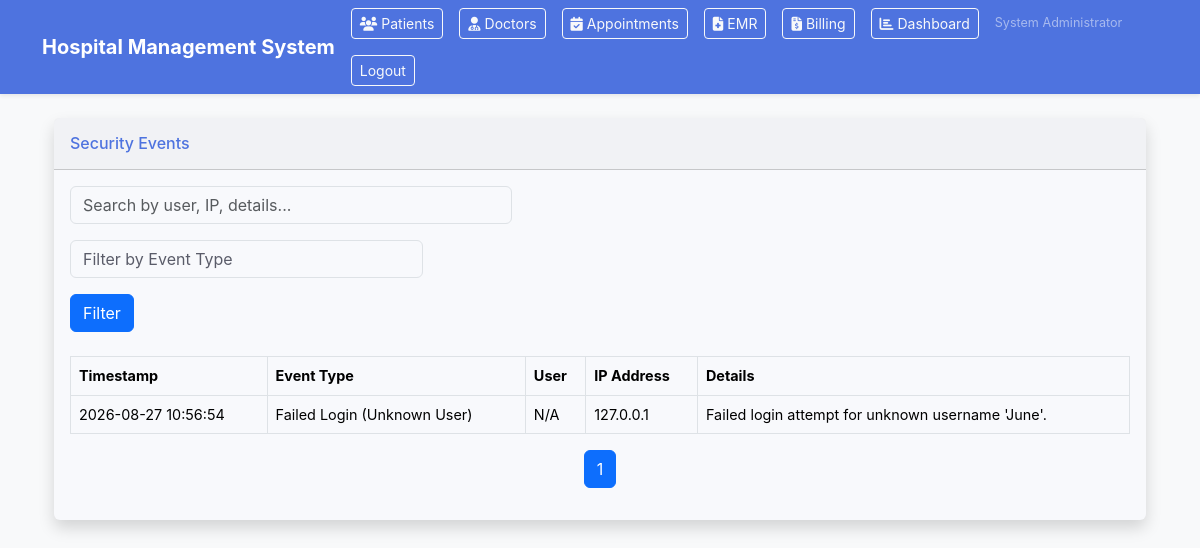
The app's page /security_audit/security_events (signed in) with its own data.
### Hospital-Management-System/models.py (models this page shows, shortened)
class User(db.Model, UserMixin):
    __tablename__ = "users"
    id = db.Column(db.Integer, primary_key=True)
    username = db.Column(db.String(80), unique=True, nullable=False)
    password_hash = db.Column(db.String(255), nullable=False)
    role = db.Column(db.String(50), nullable=False)
    full_name = db.Column(db.String(120), nullable=False, default="")
    failed_login_attempts = db.Column(db.Integer, default=0, nullable=False)
    is_locked = db.Column(db.Boolean, default=False, nullable=False)
    last_password_change = db.Column(db.DateTime, default=datetime.utcnow, nullable=False)
    patient = db.relationship("Patient", backref="user", uselist=False, cascade="all, delete-orphan")
    doctor = db.relationship("Doctor", backref="user", uselist=False, cascade="all, delete-orphan")
    nurse = db.relationship("Nurse", backref="user", uselist=False, cascade="all, delete-orphan")
    employee = db.relationship("Employee", backref=db.backref("user", uselist=False))

class SecurityEvent(db.Model):
    __tablename__ = "security_events"
    id = db.Column(db.Integer, primary_key=True)
    user_id = db.Column(db.Integer, db.ForeignKey("users.id"), nullable=True)
    event_type = db.Column(db.String(150), nullable=False)
    ip_address = db.Column(db.String(80), nullable=True)
    details = db.Column(db.Text, nullable=True)
    timestamp = db.Column(db.DateTime, default=datetime.utcnow, nullable=False)

### Hospital-Management-System/routes/security_audit.py (the view, shortened to what this page needs)
@security_audit_bp.route("/security_events")
@login_required
@role_required("Admin")
def list_security_events():
    page = request.args.get("page", 1, type=int)
    search = request.args.get("search", "").strip()
    event_type = request.args.get("event_type", "").strip()
    query = SecurityEvent.query.join(User, isouter=True)
    if event_type:
        query = query.filter(SecurityEvent.event_type == event_type)
    pagination = query.order_by(SecurityEvent.timestamp.desc()).paginate(page=page, per_page=20, error_out=False)
    event_types = db.session.query(SecurityEvent.event_type).distinct().all()
    return render_template(
        "security_events.html",
        title="Security Events",
        events=pagination.items,
        pagination=pagination,
        search=search,
        event_type=event_type,
        event_types=[e[0] for e in event_types]
    )

### Hospital-Management-System/app.py (called while the page is built)
@login_manager.user_loader
def load_user(user_id: str):
    return get_user_by_id(int(user_id))

@app.before_request
def protect_pages():
    if request.endpoint in {None, "static"}:
        return None
    if request.endpoint in {"auth.login", "auth.logout", "auth.register"}:
        return None
    if current_user.is_authenticated:
        return None
    flash("Please log in to continue.", "warning")
    return redirect(url_for("auth.login"))

@app.context_processor
def inject_settings():
    if 'settings' not in g:
        try:
            if db.inspect(db.engine).has_table('system_settings'):
                g.settings = {s.key: s.value for s in SystemSetting.query.all()}
            else:
                g.settings = {}
        except Exception:
            g.settings = {}
    return dict(settings=g.settings)

### Hospital-Management-System/models.py (called while the page is built)
def get_user_by_id(user_id: int) -> Optional[User]:
    if current_app:
        return User.query.get(user_id)
    from app import app as flask_app
    with flask_app.app_context():
        return User.query.get(user_id)

### Hospital-Management-System/routes/auth.py (called while the page is built)
def role_required(*allowed_roles):
    def decorator(view):
        @wraps(view)
        def wrapped(*args, **kwargs):
            if not current_user.is_authenticated:
                flash("Please log in to continue.", "warning")
                return redirect(url_for("auth.login"))
            if current_user.role not in allowed_roles:
                flash("You do not have permission to view this page.", "danger")
                return redirect(url_for("auth.dashboard"))
            return view(*args, **kwargs)
        return wrapped
    return decorator

### Hospital-Management-System/routes/security_events.html (shortened to what this page needs)
{% extends "base.html" %}
{% block content %}
<div class="container-fluid">
    <div class="card shadow mb-4">
        <div class="card-header py-3 d-flex justify-content-between align-items-center">
            <h6 class="m-0 font-weight-bold text-primary">{{ title }}</h6>
        </div>
        <div class="card-body">
            <form method="get" action="{{ url_for('security_audit.list_security_events') }}" class="mb-4">
                <div class="form-row">
                    <div class="col-md-5 mb-3">
                        <input type="text" name="search" class="form-control" placeholder="Search by user, IP, details..." value="{{ search or '' }}">
                    </div>
                    <div class="col-md-4 mb-3">
                        <select name="event_type" class="form-control">
                            <option value="">Filter by Event Type</option>
                        </select>
                    </div>
                    <div class="col-md-3 mb-3">
                        <button type="submit" class="btn btn-primary btn-block">Filter</button>
                    </div>
                </div>
            </form>
            <div class="table-responsive">
                <table class="table table-bordered" id="dataTable" width="100%" cellspacing="0">
                    <thead>
                        <tr>
                            <th>Timestamp</th>
                            <th>Event Type</th>
                            <th>User</th>
                            <th>IP Address</th>
                            <th>Details</th>
                        </tr>
                    </thead>
                    <tbody>
                        {% for event in events %}
                        <tr>
                            <td>{{ event.timestamp.strftime('%Y-%m-%d %H:%M:%S') }}</td>
                            <td>{{ event.event_type }}</td>
                            <td>{{ event.user.username if event.user else 'N/A' }}</td>
                            <td>{{ event.ip_address or 'N/A' }}</td>
                            <td>{{ event.details | truncate(100) or 'N/A' }}</td>
                        </tr>
                        {% else %}
                        <tr>
                            <td colspan="5" class="text-center">No security events found.</td>
                        </tr>
                        {% endfor %}
                    </tbody>
                </table>
            </div>
            <nav aria-label="Page navigation">
                <ul class="pagination justify-content-center">
                    {% for p in pagination.iter_pages() %}
                        {% if p %}
                            <li class="page-item {% if p == pagination.page %}active{% endif %}"><a class="page-link" href="{{ url_for('security_audit.list_security_events', page=p, search=search, event_type=event_type) }}">{{ p }}</a></li>
                        {% else %}
                            <li class="page-item disabled"><a class="page-link" href="#">...</a></li>
                        {% endif %}
                    {% endfor %}
                </ul>
            </nav>
        </div>
    </div>
</div>
{% endblock %}

### Hospital-Management-System/templates/base.html (shortened to what this page needs)
<!doctype html>
<html lang="en">
<head>
    <link href="https://cdn.jsdelivr.net/npm/bootstrap@5.3.3/dist/css/bootstrap.min.css" rel="stylesheet">
    <link rel="stylesheet" href="https://cdnjs.cloudflare.com/ajax/libs/font-awesome/6.5.2/css/all.min.css">
    <link rel="stylesheet" href="{{ url_for('static', filename='css/style.css') }}">
</head>
<body class="bg-light">
    <nav class="navbar navbar-expand-lg navbar-dark bg-primary shadow-sm">
        <div class="container">
            <a class="navbar-brand fw-bold" href="{{ url_for('auth.dashboard') if current_user.is_authenticated else url_for('auth.login') }}">Hospital Management System</a>
            {% if current_user.is_authenticated %}
                <div class="d-flex align-items-center gap-3 flex-wrap">
                    <a class="btn btn-outline-light btn-sm" href="{{ url_for('patients.patients_index') }}"><i class="fas fa-users me-1"></i>Patients</a>
                    <a class="btn btn-outline-light btn-sm" href="{{ url_for('doctors.doctors_index') }}"><i class="fas fa-user-md me-1"></i>Doctors</a>
                    <a class="btn btn-outline-light btn-sm" href="{{ url_for('appointments.appointments_index') }}"><i class="fas fa-calendar-check me-1"></i>Appointments</a>
                    <a class="btn btn-outline-light btn-sm" href="{{ url_for('emr.emr_index') }}"><i class="fas fa-file-medical me-1"></i>EMR</a>
                    <a class="btn btn-outline-light btn-sm" href="{{ url_for('billing.billing_index') }}"><i class="fas fa-file-invoice-dollar me-1"></i>Billing</a>
                    <a class="btn btn-outline-light btn-sm" href="{{ url_for('patients.dashboard_patients') }}"><i class="fas fa-chart-bar me-1"></i>Dashboard</a>
                    <span class="text-white-50 small">{{ current_user.full_name or current_user.username }}</span>
                    <a class="btn btn-outline-light btn-sm" href="{{ url_for('auth.logout') }}">Logout</a>
                </div>
            {% endif %}
        </div>
    </nav>
    <main class="container py-4">
        {% block content %}{% endblock %}
    </main>
</body>
</html>

### Hospital-Management-System/static/css/style.css (style rules this page uses)
:root { --bs-primary-rgb: 78, 115, 223; --bs-secondary-rgb: 133, 135, 150; --bs-font-sans-serif: "Inter", -apple-system, BlinkMacSystemFont, "Segoe UI", Roboto, "Helvetica Neue", Arial, sans-serif; --bs-body-font-family: var(--bs-font-sans-serif); --bs-body-font-size: 0.9rem; --bs-body-color: #5a5c69; --bs-body-bg: #f8f9fc; }
body { overflow-x: hidden; }
.navbar { box-shadow: 0 0.15rem 1.75rem 0 rgba(58, 59, 69, 0.15); }
.card { border: none; transition: all 0.3s; }
.card-header { font-weight: 600; }

### records on screen
User: full_name "System Administrator"
SecurityEvent: timestamp "2026-08-27 10:56:54", event_type "Failed Login (Unknown User)", user "N/A", ip_address "127.0.0.1", details "Failed login attempt for unknown username 'June'."

### other values on screen
{{ title }} "Security Events"
{{ p }} "1"
